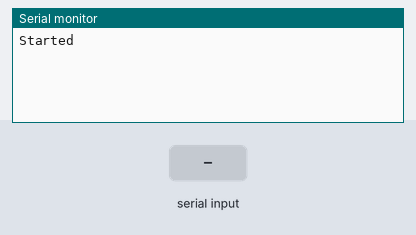
This sketch was run on a simulated Arduino Uno, built with avr-gcc and run on an emulated ATmega328P. On the bench: the last lines printed to the serial monitor. The test bench sets the inputs (shaded band).

Above: at 1.2 s.
1.3 s: "W#" received over Serial
At 2.2 s:
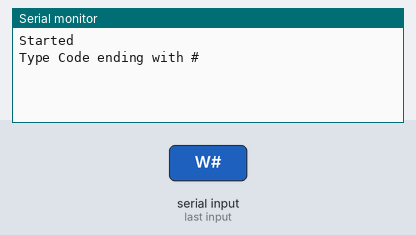
2.8 s: "R#" received over Serial
At 3.3 s:
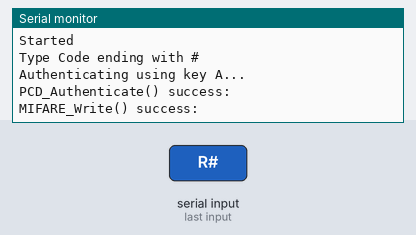

The sketch:

RFID_read_and_write_code.ino.ino
```cpp
#include <SPI.h>
#include <MFRC522.h>

#define RST_PIN         9           // Configurable, see typical pin layout above
#define SS_PIN          10          // Configurable, see typical pin layout above

MFRC522 mfrc522(SS_PIN, RST_PIN);   // Create MFRC522 instance


void setup() {
  Serial.begin(9600);                                           // Initialize serial communications with the PC
  SPI.begin();                                                  // Init SPI bus
  mfrc522.PCD_Init();                                              // Init MFRC522 card
  Serial.println(F("Started"));
}

void loop() {

  //Serial.println(F("loop Started"));

  MFRC522::MIFARE_Key key;
  for (byte i = 0; i < 6; i++) key.keyByte[i] = 0xFF;

  byte block;
  byte len;
  byte buffer[34];
  byte buffer1[18];
  byte buffer2[18];
  MFRC522::StatusCode status;

  len = Serial.readBytesUntil('#', (char *) buffer, 30) ;
  for (byte i = len; i < 30; i++) buffer[i] = ' ';
  for (uint8_t i = 0; i < 16; i++) {
  //Serial.write(buffer[i]);
  }

  //Serial.println(buffer[0]);
  if(buffer[0] == 82)
  {

  len = 18;
  block = 1;

  if ( ! mfrc522.PICC_IsNewCardPresent()) {
    return;
  }

  if ( ! mfrc522.PICC_ReadCardSerial()) {
    return;
  }

  Serial.println(F("\n**Card Detected:**"));

  status = mfrc522.PCD_Authenticate(MFRC522::PICC_CMD_MF_AUTH_KEY_A, 1, &key, &(mfrc522.uid)); //line 834
  if (status != MFRC522::STATUS_OK) {
    Serial.print(F("Authentication failed: "));
    Serial.println(mfrc522.GetStatusCodeName(status));
    return;
  }

  status = mfrc522.MIFARE_Read(block, buffer2, &len);
  if (status != MFRC522::STATUS_OK) {
    Serial.print(F("Reading failed: "));
    Serial.println(mfrc522.GetStatusCodeName(status));
    return;
  }

  for (uint8_t i = 0; i < 16; i++) {
    Serial.write(buffer2[i]);
  }

  Serial.println(F("\n**End Reading**"));

  delay(1000);

  mfrc522.PICC_HaltA();
  mfrc522.PCD_StopCrypto1();
  }

  else if(buffer[0] == 87) {

  Serial.setTimeout(10000L) ;// wait until 20 seconds for input from serial
  Serial.println(F("Type Code ending with #"));
  len = Serial.readBytesUntil('#', (char *) buffer, 30);
  for (byte i = len; i < 30; i++) buffer[i] = ' ';

  Serial.setTimeout(1000L) ;

  block = 1;

  Serial.println(F("Authenticating using key A..."));
  status = mfrc522.PCD_Authenticate(MFRC522::PICC_CMD_MF_AUTH_KEY_A, block, &key, &(mfrc522.uid));
  if (status != MFRC522::STATUS_OK) {
    Serial.print(F("PCD_Authenticate() failed: "));
    Serial.println(mfrc522.GetStatusCodeName(status));
    return;
  }
  else Serial.println(F("PCD_Authenticate() success: "));

  // Write block
  status = mfrc522.MIFARE_Write(block, buffer, 16);
  if (status != MFRC522::STATUS_OK) {
    Serial.print(F("MIFARE_Write() failed: "));
    Serial.println(mfrc522.GetStatusCodeName(status));
    return;
  }
  else Serial.println(F("MIFARE_Write() success: "));
  }

}
```

Measured:
- after the input at 1.3 s, the serial monitor: prints a new line at once (image 1)
- after the input at 2.8 s, the serial monitor: prints a new line at once (image 2)
